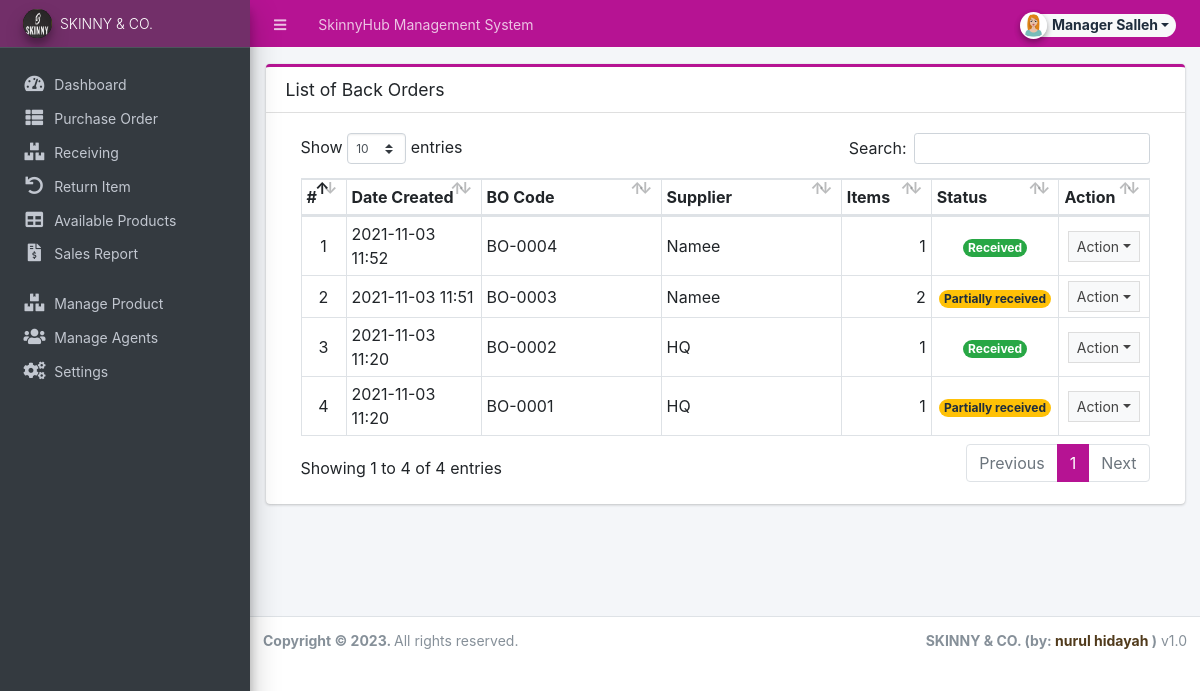
The app's page /admin/?page=back_order (signed in) with its own data.
### tables this page shows
CREATE TABLE `back_order_list` (
  `id` int(30) NOT NULL,
  `receiving_id` int(30) NOT NULL,
  `po_id` int(30) NOT NULL,
  `bo_code` varchar(50) NOT NULL,
  `supplier_id` int(30) NOT NULL,
  `amount` float NOT NULL,
  `discount_perc` float NOT NULL DEFAULT 0,
  `discount` float NOT NULL DEFAULT 0,
  `tax_perc` float NOT NULL DEFAULT 0,
  `tax` float NOT NULL DEFAULT 0,
  `remarks` text DEFAULT NULL,
  `status` tinyint(4) NOT NULL DEFAULT 0 COMMENT '0 = pending, 1 = partially received, 2 =received',
  `date_created` datetime NOT NULL DEFAULT current_timestamp(),
  `date_updated` datetime NOT NULL DEFAULT current_timestamp() ON UPDATE current_timestamp()
);

CREATE TABLE `supplier_list` (
  `id` int(30) NOT NULL,
  `name` text NOT NULL,
  `address` text NOT NULL,
  `cperson` text NOT NULL,
  `contact` text NOT NULL,
  `status` tinyint(1) NOT NULL DEFAULT 1,
  `date_created` datetime NOT NULL DEFAULT current_timestamp(),
  `date_updated` datetime NOT NULL DEFAULT current_timestamp() ON UPDATE current_timestamp()
);

### admin/back_order/index.php (the view, shortened to what this page needs)
<div class="card card-outline card-primary">
	<div class="card-header">
		<h3 class="card-title">List of Back Orders</h3>
	</div>
	<div class="card-body">
		<div class="container-fluid">
        <div class="container-fluid">
			<table class="table table-bordered table-stripped">
                    <colgroup>
                        <col width="5%">
                        <col width="15%">
                        <col width="20%">
                        <col width="20%">
                        <col width="10%">
                        <col width="10%">
                        <col width="10%">
                    </colgroup>
                    <thead>
                        <tr>
                            <th>#</th>
                            <th>Date Created</th>
                            <th>BO Code</th>
                            <th>Supplier</th>
                            <th>Items</th>
                            <th>Status</th>
                            <th>Action</th>
                        </tr>
                    </thead>
                    <tbody>
                        <?php
                        $i = 1;
                        $qry = $conn->query("SELECT p.*, s.name as supplier FROM `back_order_list` p inner join supplier_list s on p.supplier_id = s.id order by p.`date_created` desc");
                        while($row = $qry->fetch_assoc()):
                            $row['items'] = $conn->query("SELECT count(item_id) as `items` FROM `bo_items` where bo_id = '{$row['id']}' ")->fetch_assoc()['items'];
                        ?>
                            <tr>
                                <td class="text-center"><?php echo $i++; ?></td>
                                <td><?php echo date("Y-m-d H:i",strtotime($row['date_created'])) ?></td>
                                <td><?php echo $row['bo_code'] ?></td>
                                <td><?php echo $row['supplier'] ?></td>
                                <td class="text-right"><?php echo number_format($row['items']) ?></td>
                                <td class="text-center">
                                    <?php if($row['status'] == 0): ?>
                                        <span class="badge badge-primary rounded-pill">Pending</span>
                                    <?php elseif($row['status'] == 1): ?>
                                        <span class="badge badge-warning rounded-pill">Partially received</span>
                                        <?php elseif($row['status'] == 2): ?>
                                        <span class="badge badge-success rounded-pill">Received</span>
                                    <?php else: ?>
                                        <span class="badge badge-danger rounded-pill">N/A</span>
                                    <?php endif; ?>
                                </td>
                                <td align="center">
                                    <button type="button" class="btn btn-flat btn-default btn-sm dropdown-toggle dropdown-icon" data-toggle="dropdown">
                                            Action
                                    </button>
                                </td>
                            </tr>
                        <?php endwhile; ?>
                    </tbody>
                </table>
		</div>
		</div>
	</div>
</div>

### records on screen
back_order_list: date_created "2021-11-03 11:52", bo_code "BO-0004", supplier.name "Namee", items "1", status "Received"
back_order_list: date_created "2021-11-03 11:51", bo_code "BO-0003", supplier.name "Namee", items "2", status "Partially received"
back_order_list: date_created "2021-11-03 11:20", bo_code "BO-0002", supplier.name "HQ", items "1", status "Received"
back_order_list: date_created "2021-11-03 11:20", bo_code "BO-0001", supplier.name "HQ", items "1", status "Partially received"

### other values on screen
$_settings->info('name') "SkinnyHub Management System"
$_settings->userdata('firstname').' '.$_settings->userdata('lastname') "Manager Salleh"
$_settings->info('short_name') "SKINNY & CO."
